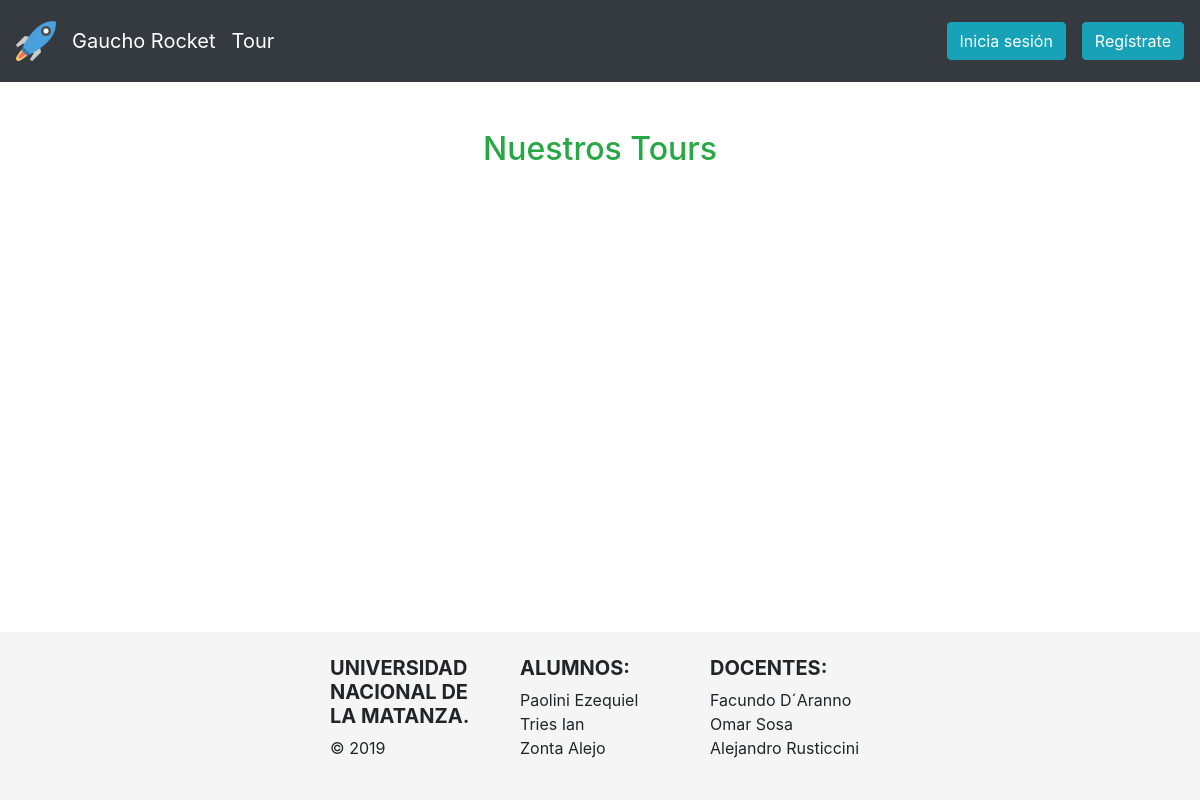
The app's page /tour.php, older data.
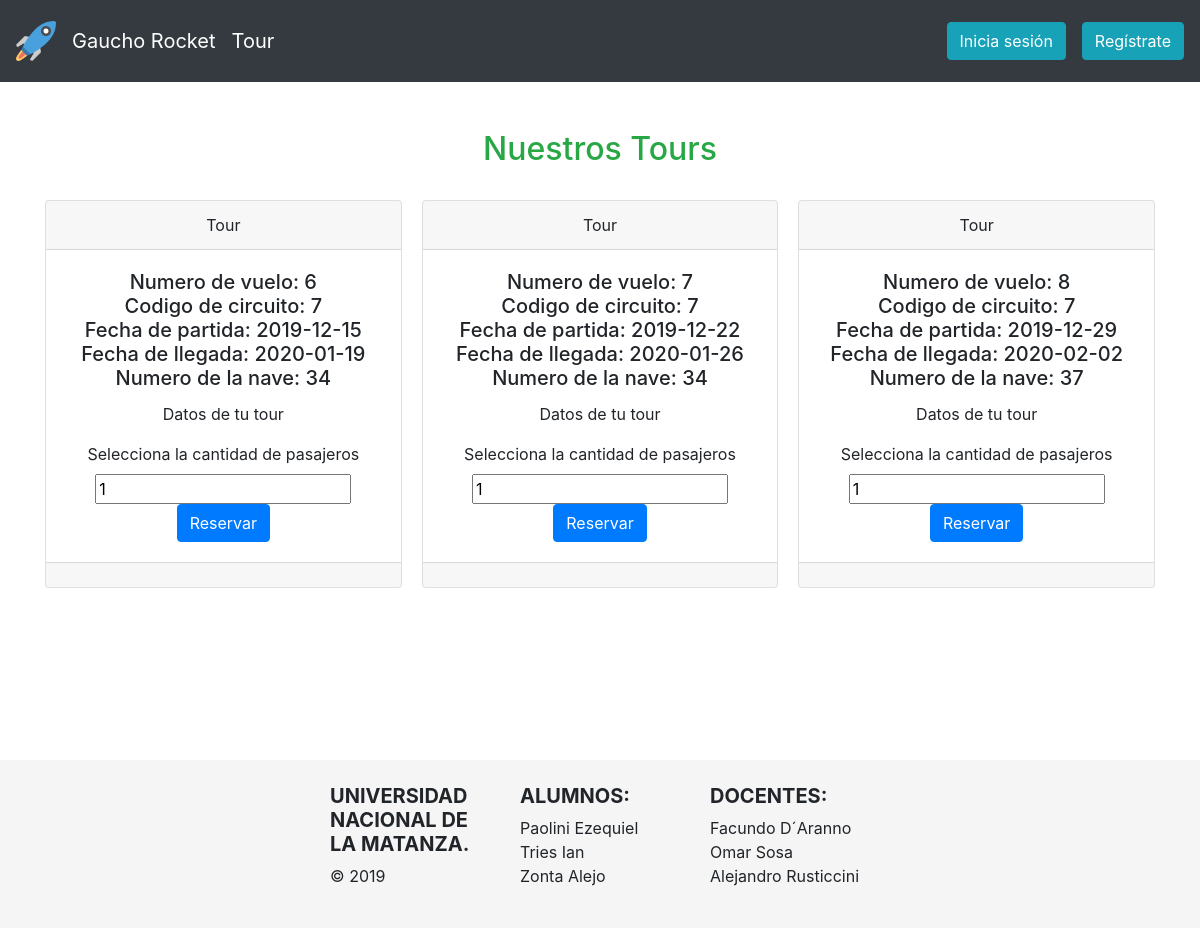
The same page, newer data.
### tables this page shows
CREATE TABLE vuelo(
    idVuelo INT AUTO_INCREMENT NOT NULL,
    fechaPartida date NOT NULL,
    fechaLlegada date NOT NULL,
    id_nave int NOT NULL,
    circuitoVuelo INT NOT NULL,
    PRIMARY KEY(idVuelo),
    FOREIGN KEY(circuitoVuelo) REFERENCES circuito(idCircuito),
    FOREIGN KEY(id_nave) REFERENCES naves(id)
);

### helpers/Query.php (called while the page is built, shortened)
<?php
class Query{
    public function consulta($columnas, $tablas, $condiciones){
        $conn = $this->establecerConexion();
        if($columnas == ""){
            $columnas = "*";
        }
        if($condiciones != ""){
            $sql = "SELECT " . $columnas . " FROM " . $tablas . " WHERE " . $condiciones;
        } else {
            $sql = "SELECT " . $columnas . " FROM " . $tablas;
        }
        $result = $conn->query($sql);
        if ($result->num_rows > 0) {
            while($row = $result->fetch_assoc()){
                $entradas[] = $row;
           }
        } else {
            $entradas = null;
        }
        return $entradas;
    }
    private function establecerConexion(){
        $conn = getConexion();
        return $conn;
    }
}
?>

### Modelos/tour_modelo.php (called while the page is built, shortened)
<?php
    include_once($_SERVER["DOCUMENT_ROOT"] . "/TP-PW2/helpers/Query.php");
    function getListaTour(){
        $query=new Query();
        $resultado= $query->consulta("",
                                    "vuelo INNER JOIN circuito ON vuelo.circuitoVuelo=circuito.idCircuito",
                                    "circuitoVuelo=7");
        return $resultado;
    }
?>

### tour.php (the view, shortened to what this page needs)
<?php
    include_once($_SERVER["DOCUMENT_ROOT"] . "/TP-PW2/Modelos/tour_modelo.php");
    $error="";
    $origen=1;
    $destino=1;
    $listaDeTour=getListaTour();
?>
<!DOCTYPE html>
<html lang="en">
<head>
</head>
<body>
    <?php include_once($_SERVER["DOCUMENT_ROOT"] . "/TP-PW2/Vistas/header.php"); ?>
    <h2 class="text-center text-success">Nuestros Tours</h2>
    <div class="container">
        <?php
            if($error != ""){
                echo $error;
            }else if($listaDeTour != null){
                    echo '<div class="card-columns mt-4">';
                    foreach ($listaDeTour as $tour) {
                        if(isset($_SESSION['username'])){
                            $redirectReserva = "./reserva.php";
                        } else {
                            $redirectReserva = "./login.php";
                        }
                        echo "
                        <div class='card text-center'>
                            <div class='card-header'>
                            Tour
                            </div>
                            <div class='card-body'>
                            <h5 class='card-title'> Numero de vuelo: " . $tour['idVuelo'] . "<br>
                                                    Codigo de circuito: " . $tour['circuitoVuelo'] . "<br>
                                                    Fecha de partida: " . $tour['fechaPartida'] . "<br>
                                                    Fecha de llegada: " . $tour['fechaLlegada'] . "<br>
                                                    Numero de la nave: " . $tour['id_nave'] . "
                            </h5>
                            <p class='card-text'>Datos de tu tour</p>
                            <form action='" . $redirectReserva . "'>
                                <label>Selecciona la cantidad de pasajeros</label>
                                <input type='number' name='cantidadPasajeros' value='1'>
                                <input type='hidden' name='origen' value='" . $origen . "'>
                                <input type='hidden' name='destino' value='" . $destino . "'>
                                <input type='hidden' name='fechaDesde' value='" . $tour['fechaPartida'] . "'>
                                <input type='hidden' name='fechaHasta' value='" . $tour['fechaLlegada'] . "'>
                                <input type='hidden' name='idVuelo' value='" . $tour['idVuelo'] . "'>
                                <input type='hidden' name='id_nave' value='" . $tour['id_nave'] . "'>
                                <input type='submit' class='btn btn-primary' value='Reservar'>
                            </form>
                            </div>
                            <div class='card-footer text-muted'>
                            </div>
                        </div>
                            ";
                    }
                    echo '</div>';
            }
        ?>
    </div>
    <?php include_once($_SERVER["DOCUMENT_ROOT"] . "/TP-PW2/Vistas/footer.php"); ?>
</body>
</html>

### Vistas/header.php (shortened to what this page needs)
<nav class="navbar navbar-expand-lg navbar-dark bg-dark mb-5 py-3 navbar-default navbar-static-top">
    <a class="navbar-brand" href="./index.php">
        <img src="StaticContent/img/space-rocket_icon.png" class="d-inline-block align-top"  id="img-rocket">
    </a>
    <div class="collapse navbar-collapse" id="navbarSupportedContent">
    <ul class="navbar-nav mr-auto">
        <li class="nav-item active">
            <a class="navbar-brand" href="./index.php">Gaucho Rocket</a>
        </li>
        <li class="nav-item active">
            <a class="navbar-brand" href="./tour.php">Tour</a>
        </li>
    </ul>
    <?php include_once($_SERVER["DOCUMENT_ROOT"] . "/TP-PW2/Vistas/botones-header.php"); ?>
    </div>
</nav>

### Vistas/botones-header.php
<?php   $uri = $_SERVER['REQUEST_URI'];
        if(isset($_SESSION['username'])){
        $idUsuario=getIdByUsername($_SESSION['username']);
            if(checkCodigoViajero($idUsuario)==0){
                if(tieneTurnos($idUsuario)){    ?>
                <a class="btn btn-primary text-center align-self-center my-2 my-sm-0 botones-navbar" href="./turno.php">Mi Turno</a>
<?php } else{ ?>
                <a class="btn btn-warning text-center align-self-center my-2 my-sm-0 botones-navbar" href="./solicitar-turno.php">Solicitar Turno</a>
<?php } }
            $isAdmin = $_SESSION['isAdmin'];
            if($isAdmin){?>
                <a class="btn btn-primary text-center align-self-center my-2 my-sm-0 botones-navbar" href="./reportes.php">Reportes</a>
<?php       }?>
                <a class="btn btn-danger text-center align-self-center my-2 my-sm-0 botones-navbar" href="./index.php?destruirSesion=true">Cerrar sesion</a>
<?php } else{ if(!(strpos($uri, 'login.php') !== false)) {
        ?>
            <a class="btn btn-info text-center align-self-center my-2 my-sm-0 botones-navbar" href="./login.php">Inicia sesión</a>
<?php }
    if(!(strpos($uri, 'registro.php') !== false)){ ?>
            <a class="btn btn-info text-center align-self-center my-2 my-sm-0 botones-navbar" href="./registro.php">Regístrate</a>
<?php } }?>

### Vistas/footer.php
<div class='main'></div>
<footer class="footer">
<div class="container pt-4 pb-4">
        <div class="row justify-content-md-center">
            <div class="col col-lg-2">
                <h5 class="text-uppercase font-weight-bold">Universidad Nacional de la Matanza.</h5>
                <p>© 2019</p>
            </div>
            <div class="col col-lg-2">
                <h5 class="text-uppercase font-weight-bold">Alumnos:</h5>
                <ul class="list-unstyled">
                    <li>Paolini Ezequiel</li>
                    <li>Tries Ian</li>
                    <li>Zonta Alejo</li>
                </ul>
            </div>
            <div class="col col-lg-2">
                <h5 class="text-uppercase font-weight-bold">Docentes:</h5>
                <ul class="list-unstyled">
                    <li>Facundo D´Aranno</li>
                    <li>Omar Sosa</li>
                    <li>Alejandro Rusticcini</li>
                </ul>
            </div>
        </div>
    </div>
</footer>

### StaticContent/css/style-general.css (style rules this page uses)
#img-rocket { width: 2em; height: 2em; }
.botones-navbar { margin-left: 1em; }
body { display: flex; min-height: 100vh; flex-direction: column; }
.footer { background-position: center center; background-repeat: no-repeat; width: 100%; background-color: #f5f5f5; }
.main { margin-top:10em; flex: 1; }

Row changes from the older to the newer data that the page shows:
added vuelo: idVuelo "6", circuitoVuelo "7", fechaPartida "2019-12-15", fechaLlegada "2020-01-19", id_nave "34"
added vuelo: idVuelo "7", circuitoVuelo "7", fechaPartida "2019-12-22", fechaLlegada "2020-01-26", id_nave "34"
added vuelo: idVuelo "8", circuitoVuelo "7", fechaPartida "2019-12-29", fechaLlegada "2020-02-02", id_nave "37"
